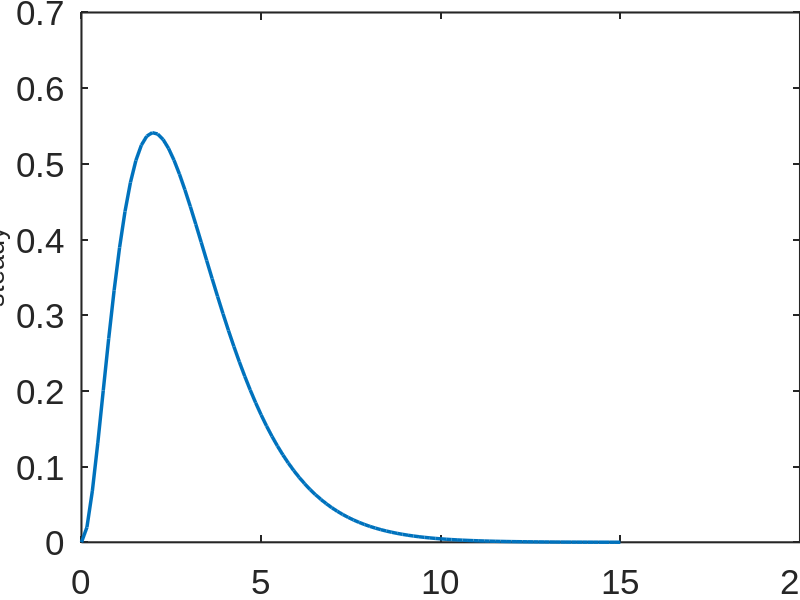

Write the MATLAB code that produced this figure.
function Yangchao_Tsteady()
  
%%%%%%%%%%%%%%%%%%%%%%%%%%%%%%%%%%%%%%%%%%%%%%%%%%%%%%%%%%%%%%%%%%%%%%%%%%%
%%%% Exam 2
%%%% Student Name: Yangchao Liao
%%%% Student ID.: 1299252
%%%% Department: Civil & Environmental Eng.
%%%%%%%%%%%%%%%%%%%%%%%%%%%%%%%%%%%%%%%%%%%%%%%%%%%%%%%%%%%%%%%%%%%%%%%%%%%

clear all; 
close all;
clc;

%% Initial and boundary conditions
Nx = 100;
Lx = 15;

dx = Lx/(Nx-1);
x = 0:dx:Lx;
alpha = 1;

T_steady = x.^2 .* exp(-x);

%% Plotting T(x)
figure(1)
P = plot(x,T_steady,'-','LineWidth',2.5,'MarkerFaceColor','w','MarkerSize',10);hold on


xlabel('x','FontName','Arial','FontSize',25)
ylabel('T_{steady}','FontName','Arial','FontSize',25)

set(gca,'linewidth',1.5,'FontName','Arial','FontSize',25);
set(gcf,'Color','w','Units','inches','position',[0,0,8,6]);
AxesH = gca;InSet = get(AxesH, 'TightInset');
set(AxesH, 'Position', [InSet(1:2), 1-InSet(1)-InSet(3), 1-InSet(2)-InSet(4)])
hold off;
end
